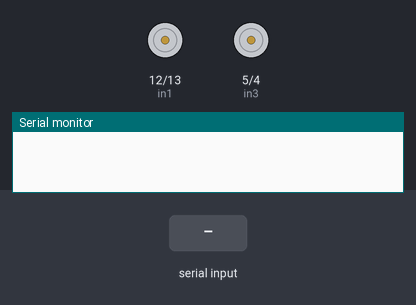
A sketch run on a simulated Arduino Uno, built with avr-gcc and run on an emulated ATmega328P. On the bench: motor-driver pin pairs drawn as motors (green arrow = first pin HIGH = forward, orange = second pin HIGH = backward, longer = more drive, scaled by the enable pin), the last lines printed to the serial monitor. The inputs (shaded band) are chosen by the test bench.

Above: at 1.2 s.
1.3 s: "1" received over Serial
At 1.8 s:
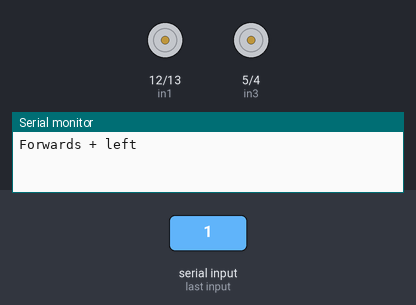
2.8 s: "2" received over Serial
At 4.0 s:
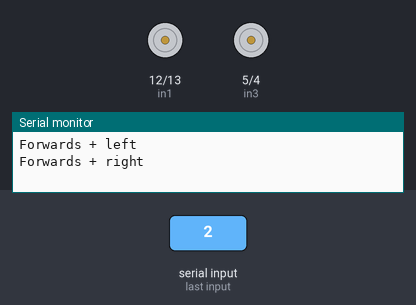
4.3 s: "4" received over Serial
At 5.3 s:
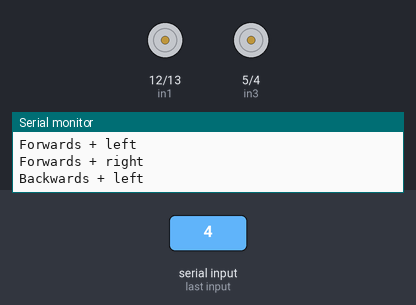
Timing chart, 0 to 7.3 s (numbered marks = the images above; inputs shaded):
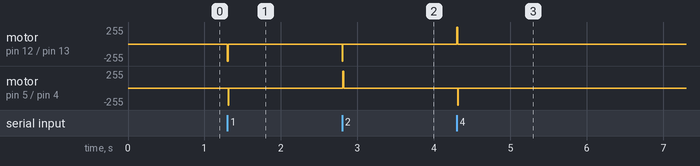

Measured:
- after the input at 1.3 s, motor on pin 12 (in1) / pin 13 (in2), motor on pin 5 (in3) / pin 4 (in4): stopped → backward 255/255 at once, → stopped 0.01 s later
- after the input at 2.8 s, motor on pin 12 (in1) / pin 13 (in2): stopped → backward 255/255 at once, → stopped 0.01 s later; motor on pin 5 (in3) / pin 4 (in4): stopped → forward 255/255 at once, → stopped 0.01 s later
- after the input at 4.3 s, motor on pin 12 (in1) / pin 13 (in2): stopped → forward 255/255 at once, → stopped 0.01 s later; motor on pin 5 (in3) / pin 4 (in4): stopped → backward 255/255 at once, → stopped 0.01 s later

The sketch:

drive.ino
```cpp
// Motor A (drive)

int enA = 11;
int in1 = 12;
int in2 = 13;

// Motor B (steering)

int enB = 3;
int in3 = 5;
int in4 = 4;

void setup()

{

  // Set all the motor control pins to outputs

  pinMode(enA, OUTPUT);
  pinMode(enB, OUTPUT);
  pinMode(in1, OUTPUT);
  pinMode(in2, OUTPUT);
  pinMode(in3, OUTPUT);
  pinMode(in4, OUTPUT);

  // Initialise serial
  Serial.begin(9600);

}

void drive(int dir, int spd)
{
  // Direction: 1 (forward), 0 (backward)
  // Speed: ranges from 0~255

  // Turn on motor A (drive)
  digitalWrite(in1, dir == 1 ? LOW : HIGH);
  digitalWrite(in2, dir == 1 ? HIGH : LOW);

  // Set speed
  analogWrite(enA, spd);

  // Stop after 10 ms
  delay(10);
  digitalWrite(in1, LOW);
  digitalWrite(in2, LOW);
}

void turn(int dir, int spd)
{
  // Direction: 1 (left), 0 (right)
  // Speed: ranges from 0~255 (recommended max 255)

  // Turn on motor B (steering)
  digitalWrite(in3, dir == 1 ? LOW : HIGH);
  digitalWrite(in4, dir == 1 ? HIGH : LOW);

  // Set speed
  analogWrite(enB, spd);

  // Stop after 10 ms
  delay(10);
  digitalWrite(in3, LOW);
  digitalWrite(in4, LOW);
}

void stop()
{
  // Turn off all motors
  digitalWrite(in1, LOW);
  digitalWrite(in2, LOW);
  digitalWrite(in3, LOW);
  digitalWrite(in4, LOW);
}

void control()
{
  while (Serial.available())
  {
    char input = (char) Serial.read();

    // Forwards + left
    if (input == '1')
    {
      Serial.println("Forwards + left");
      drive(1, 255);
      turn(1, 255);
    }
    // Forwards + right
    else if (input == '2')
    {
      Serial.println("Forwards + right");
      drive(1, 255);
      turn(0, 255);
    }
    // Forwards
    else if (input == '3')
    {
      Serial.println("Forwards");
      drive(1, 255);
    }

    // Backwards + left
    if (input == '4')
    {
      Serial.println("Backwards + left");
      drive(0, 255);
      turn(1, 255);
    }
    // Backwards + right
    if (input == '5')
    {
      Serial.println("Backwards + right");
      drive(0, 255);
      turn(0, 255);
    }
    // Backwards
    if (input == '6')
    {
      Serial.println("Backwards");
      drive(0, 255);
    }
  }
}

void loop()
{
  control();
}
```
